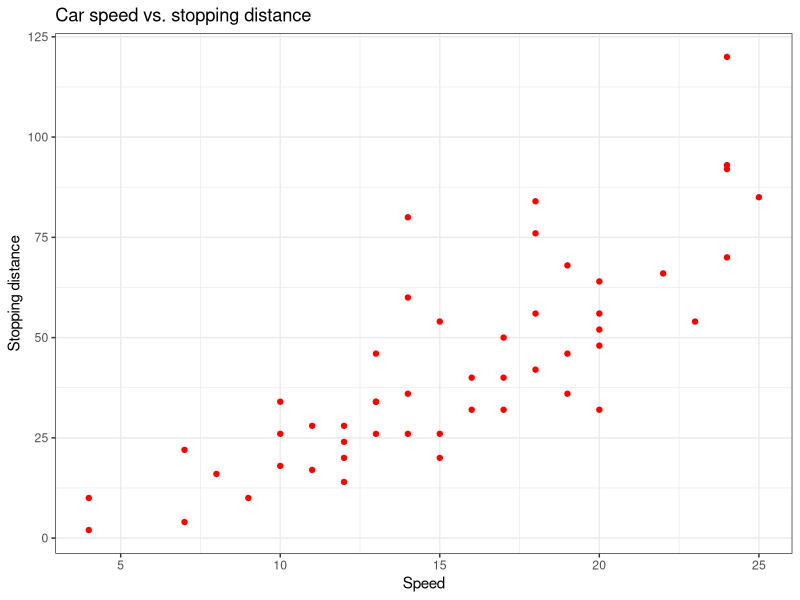
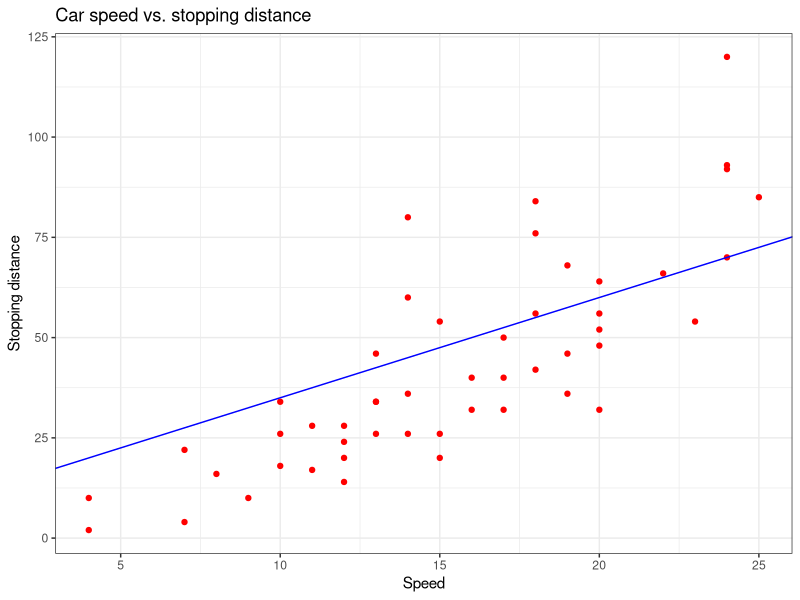
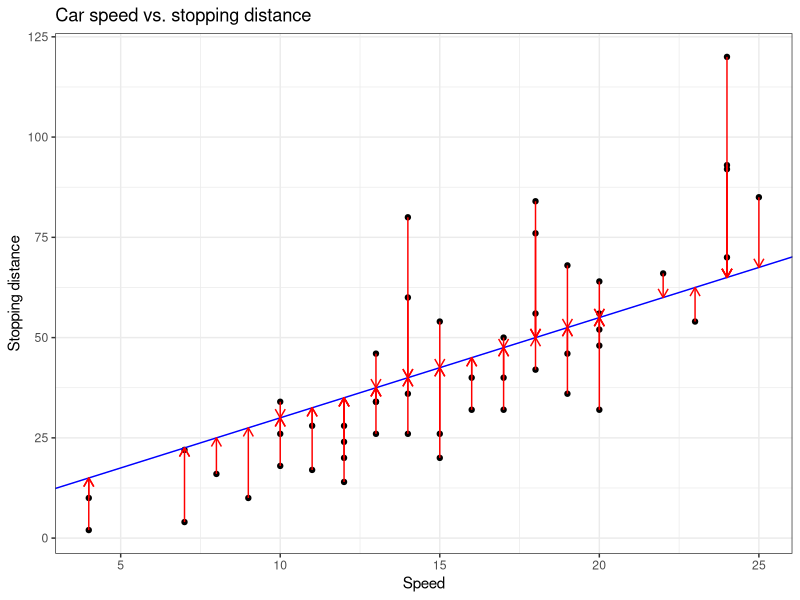
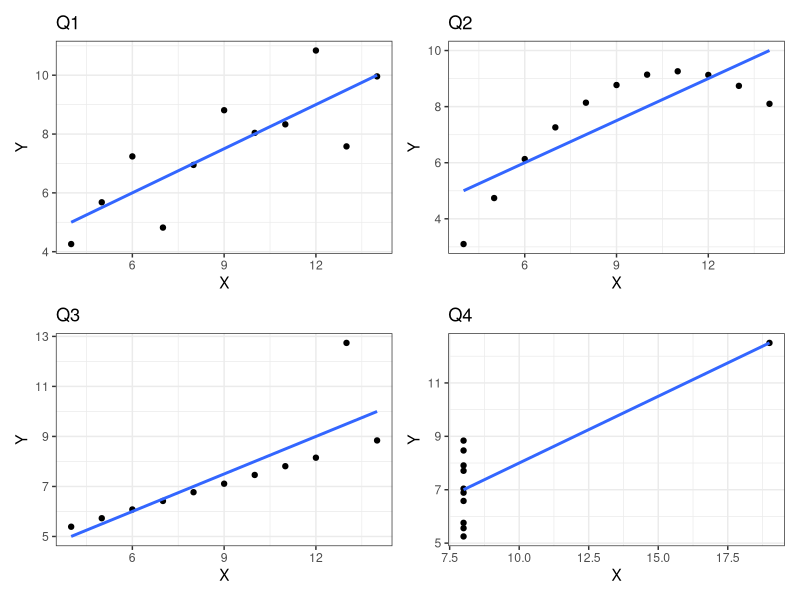

These figures' R source, in order:
## ---- chunk 1
packages <- c("ggplot2", "readxl", "dplyr", "tidyr","xtable","patchwork","datasets")
# Install packages not yet installed
installed_packages <- packages %in% rownames(installed.packages())
if (any(installed_packages == FALSE)) {
  install.packages(packages[!installed_packages])
}
# Packages loading
invisible(lapply(packages, library, character.only = TRUE))
## ---- chunk 2
ggplot(cars,aes(x=speed,y=dist)) +
  geom_point(color="red") +
  xlab("Speed") + ylab("Stopping distance") +
  ggtitle("Car speed vs. stopping distance") +
  theme_bw() 
## ---- chunk 3
ggplot(cars,aes(x=speed,y=dist)) +
  geom_point(color="red") +
  geom_abline(intercept=10,slope=2.5,color="blue") +
  xlab("Speed") + ylab("Stopping distance") +
  ggtitle("Car speed vs. stopping distance") +
  theme_bw() 
## ---- chunk 4
ggplot(cars, aes(x = speed, y = dist)) +
  geom_point(color = "black") +
  geom_abline(intercept = 5, slope = 2.5, color = "blue") +
  geom_segment(aes(x = speed, 
                   y = dist, 
                   xend = speed, 
                   yend = 5 + 2.5 * speed), 
               arrow = arrow(length = unit(0.1, "inches")), 
               color = "red") +
  xlab("Speed") + 
  ylab("Stopping distance") +
  ggtitle("Car speed vs. stopping distance") +
  theme_bw()
## ---- chunk 5
summary(lm(cars$dist ~ cars$speed))
## ---- chunk 6
g1 = ggplot(datasets::anscombe,aes(x=x1,y=y1)) +
  geom_point(color="black") +
  geom_smooth(method = "lm",se=F) +
  theme_bw() +
  xlab("X") + ylab("Y") + ggtitle("Q1")
g2 = ggplot(datasets::anscombe,aes(x=x2,y=y2)) +
  geom_point(color="black") +
  geom_smooth(method = "lm",se=F) +
  theme_bw() +
  xlab("X") + ylab("Y") + ggtitle("Q2")
g3 = ggplot(datasets::anscombe,aes(x=x3,y=y3)) +
  geom_point(color="black") +
  geom_smooth(method = "lm",se=F) +
  theme_bw() +
  xlab("X") + ylab("Y") + ggtitle("Q3")
g4 = ggplot(datasets::anscombe,aes(x=x4,y=y4)) +
  geom_point(color="black") +
  geom_smooth(method = "lm",se=F) +
  theme_bw() +
  xlab("X") + ylab("Y") + ggtitle("Q4")

(g1 | g2) /
(g3 | g4)
